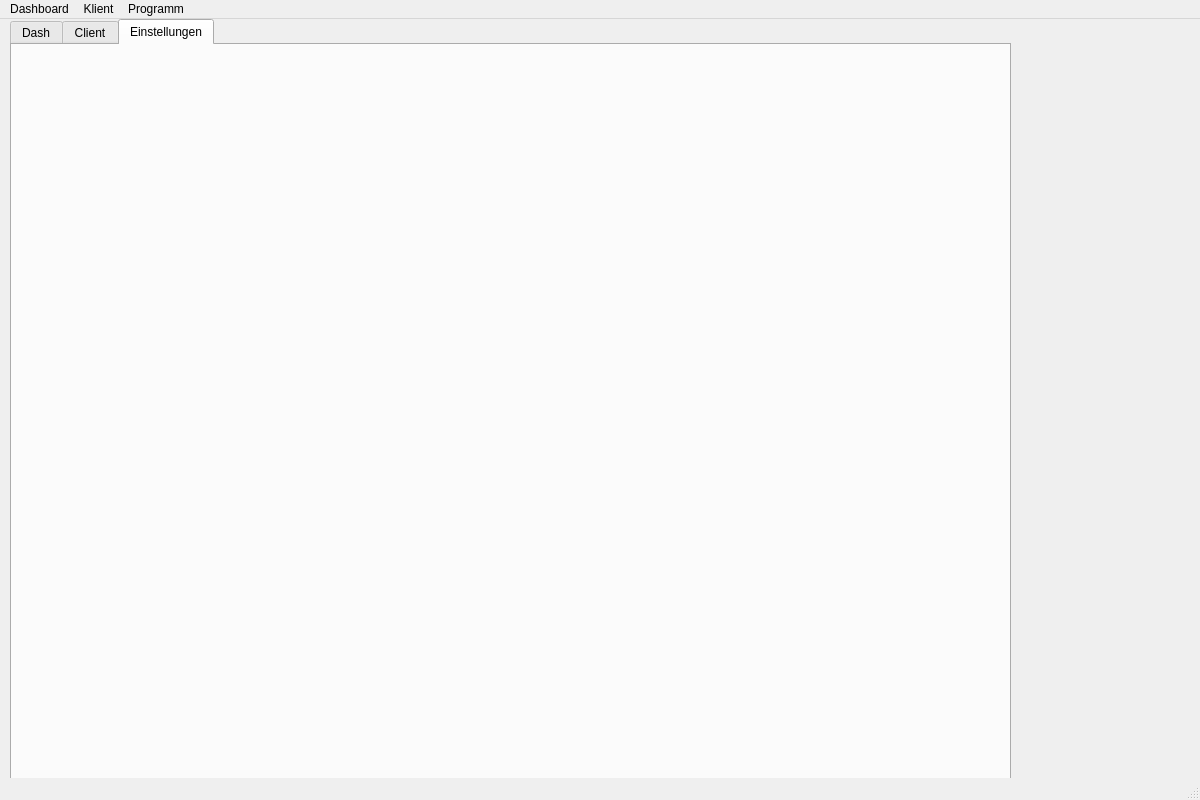
<?xml version="1.0" encoding="UTF-8"?>
<ui version="4.0">
 <class>MainWindow</class>
 <widget class="QMainWindow" name="MainWindow">
  <property name="geometry">
   <rect>
    <x>0</x>
    <y>0</y>
    <width>1200</width>
    <height>800</height>
   </rect>
  </property>
  <property name="minimumSize">
   <size>
    <width>1024</width>
    <height>768</height>
   </size>
  </property>
  <property name="windowTitle">
   <string>fameoucrazy</string>
  </property>
  <property name="toolTip">
   <string>fameoucrazy - a program to deal with your familys bureoucracy craziness</string>
  </property>
  <property name="iconSize">
   <size>
    <width>48</width>
    <height>48</height>
   </size>
  </property>
  <widget class="QWidget" name="centralwidget">
   <property name="toolTip">
    <string/>
   </property>
   <widget class="QTabWidget" name="central_tab">
    <property name="geometry">
     <rect>
      <x>10</x>
      <y>0</y>
      <width>1001</width>
      <height>871</height>
     </rect>
    </property>
    <property name="currentIndex">
     <number>2</number>
    </property>
    <widget class="QWidget" name="dasboard_tab">
     <attribute name="title">
      <string>Dash</string>
     </attribute>
    </widget>
    <widget class="QWidget" name="client_tab">
     <attribute name="title">
      <string>Client</string>
     </attribute>
    </widget>
    <widget class="QWidget" name="settings_tab">
     <attribute name="title">
      <string>Einstellungen</string>
     </attribute>
    </widget>
   </widget>
  </widget>
  <widget class="QStatusBar" name="statusbar"/>
  <widget class="QMenuBar" name="menubar">
   <property name="geometry">
    <rect>
     <x>0</x>
     <y>0</y>
     <width>1200</width>
     <height>24</height>
    </rect>
   </property>
   <widget class="QMenu" name="menuDashboard">
    <property name="title">
     <string>Dashboard</string>
    </property>
    <addaction name="actionStartseite"/>
   </widget>
   <widget class="QMenu" name="menuKlient">
    <property name="title">
     <string>Klient</string>
    </property>
    <addaction name="actionDaten"/>
    <addaction name="actionBetreuungsumfang"/>
    <addaction name="actionBeziehungen"/>
    <addaction name="actionJournal"/>
    <addaction name="actionSchriftverkehr"/>
   </widget>
   <widget class="QMenu" name="menuProgramm">
    <property name="title">
     <string>Programm</string>
    </property>
    <addaction name="action_about"/>
    <addaction name="actionHilfe"/>
    <addaction name="actionUpdate"/>
    <addaction name="separator"/>
    <addaction name="actionExit"/>
    <addaction name="separator"/>
    <addaction name="actionGrundeinstellungen"/>
    <addaction name="actionDaten_Beziehungen"/>
   </widget>
   <addaction name="menuDashboard"/>
   <addaction name="menuKlient"/>
   <addaction name="menuProgramm"/>
  </widget>
  <action name="action_about">
   <property name="icon">
    <iconset theme="dialog-information"/>
   </property>
   <property name="text">
    <string>über</string>
   </property>
   <property name="toolTip">
    <string>über</string>
   </property>
   <property name="shortcut">
    <string>Ctrl+A</string>
   </property>
   <property name="menuRole">
    <enum>QAction::MenuRole::AboutRole</enum>
   </property>
  </action>
  <action name="actionHilfe">
   <property name="icon">
    <iconset theme="QIcon::ThemeIcon::HelpFaq"/>
   </property>
   <property name="text">
    <string>Hilfe</string>
   </property>
   <property name="shortcut">
    <string>Ctrl+H</string>
   </property>
   <property name="menuRole">
    <enum>QAction::MenuRole::ApplicationSpecificRole</enum>
   </property>
  </action>
  <action name="actionUpdate">
   <property name="icon">
    <iconset theme="QIcon::ThemeIcon::SoftwareUpdateAvailable"/>
   </property>
   <property name="text">
    <string>Update</string>
   </property>
  </action>
  <action name="actionExit">
   <property name="icon">
    <iconset theme="QIcon::ThemeIcon::ApplicationExit"/>
   </property>
   <property name="text">
    <string>Exit</string>
   </property>
   <property name="toolTip">
    <string>Programm beenden</string>
   </property>
   <property name="shortcut">
    <string>Ctrl+E</string>
   </property>
   <property name="menuRole">
    <enum>QAction::MenuRole::QuitRole</enum>
   </property>
  </action>
  <action name="actionDaten">
   <property name="text">
    <string>Daten</string>
   </property>
  </action>
  <action name="actionBetreuungsumfang">
   <property name="text">
    <string>Betreuungsumfang</string>
   </property>
  </action>
  <action name="actionBeziehungen">
   <property name="text">
    <string>Beziehungen</string>
   </property>
  </action>
  <action name="actionJournal">
   <property name="text">
    <string>Journal</string>
   </property>
  </action>
  <action name="actionSchriftverkehr">
   <property name="text">
    <string>Korrespundenz</string>
   </property>
  </action>
  <action name="actionGrundeinstellungen">
   <property name="text">
    <string>Grundeinstellungen</string>
   </property>
  </action>
  <action name="actionDaten_Beziehungen">
   <property name="text">
    <string>Daten &amp; Beziehungen</string>
   </property>
  </action>
  <action name="actionStartseite">
   <property name="text">
    <string>Startseite</string>
   </property>
  </action>
 </widget>
 <resources/>
 <connections/>
 <slots>
  <slot>about_clicked()</slot>
  <slot>help_clicked()</slot>
  <slot>upload_picture()</slot>
  <slot>on_theme_radio_changed()</slot>
 </slots>
</ui>
